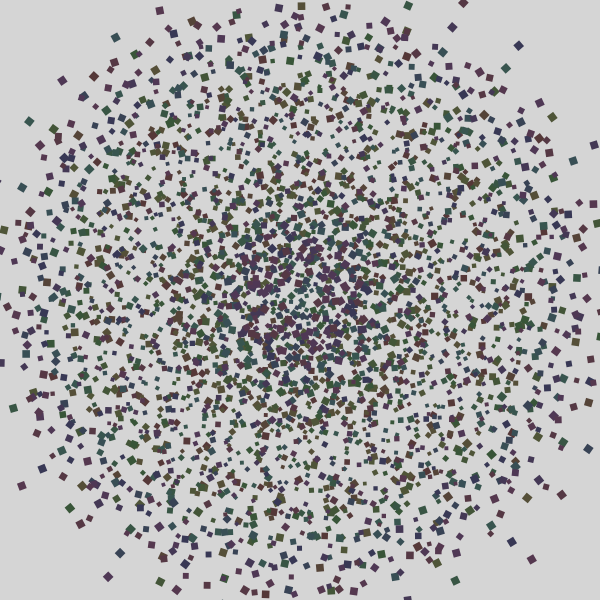
Frame 1 (no input)
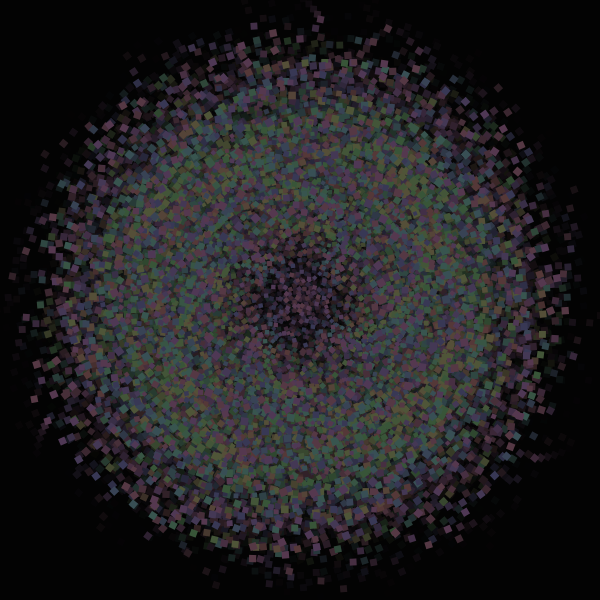
Frame 60 (the mouse pressed at the canvas centre just before this capture)
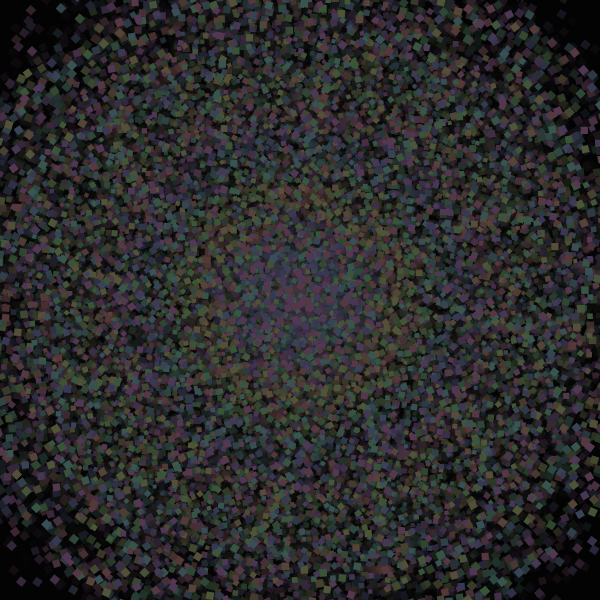
Frame 120 (the mouse held since frame 60 and released just before this capture)

The Processing sketch that drew these frames (run headless with seeded random() and noise(); from frame 60 on, the mouse is pressed at the canvas centre):

// Processing sketch: processing_143486
// ── processing_143486.pde

// Konkuk University 
// Department of Dynamic Media 
// SOS iDesign 
// Name: shin yeon sik
// ID: dnmys11



float angle=4; 



void setup(){ 
  size(600,600); 
  background(255); 
  colorMode(HSB, width); 
} 


void draw(){ 
  noStroke(); 
  fill(0,100); 
  rect(0,0,width,height); 


  angle += 0.01; 


    



  translate(width/2,height/2); 


  scale(0.2); 


 


  for (int i=0; i<width; i+=40){ 


    for (int j=0; j<height; j+=40){ 


    rotate(-angle/1); 


      


    pushMatrix(); 


    stroke(600,300);     


    strokeWeight(i/60);  


    fill(100);           


    translate(i,j);    


    rotate(angle*6); 


    scale(2); 


  
      pushMatrix(); 


      for (int k=0; k<width; k+=40){ 


        noStroke(); 


        fill(i,200,200); 


        translate(100,100); 


        rotate(-angle/1); 


        scale(0.95); 


        rect(500,100,20,20); 


      } 


      popMatrix();      


    popMatrix(); 


    } 


  } 


} 
 
